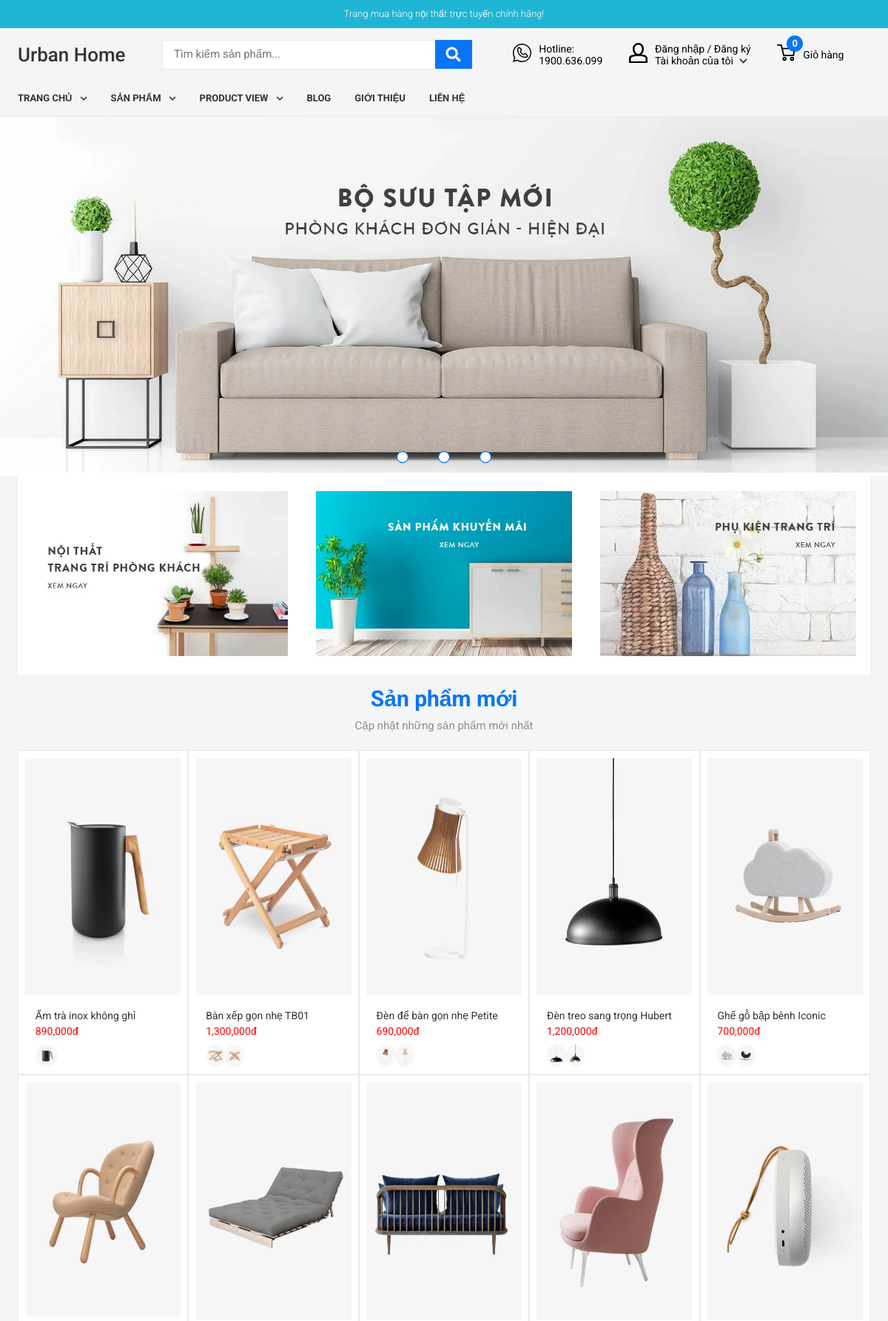
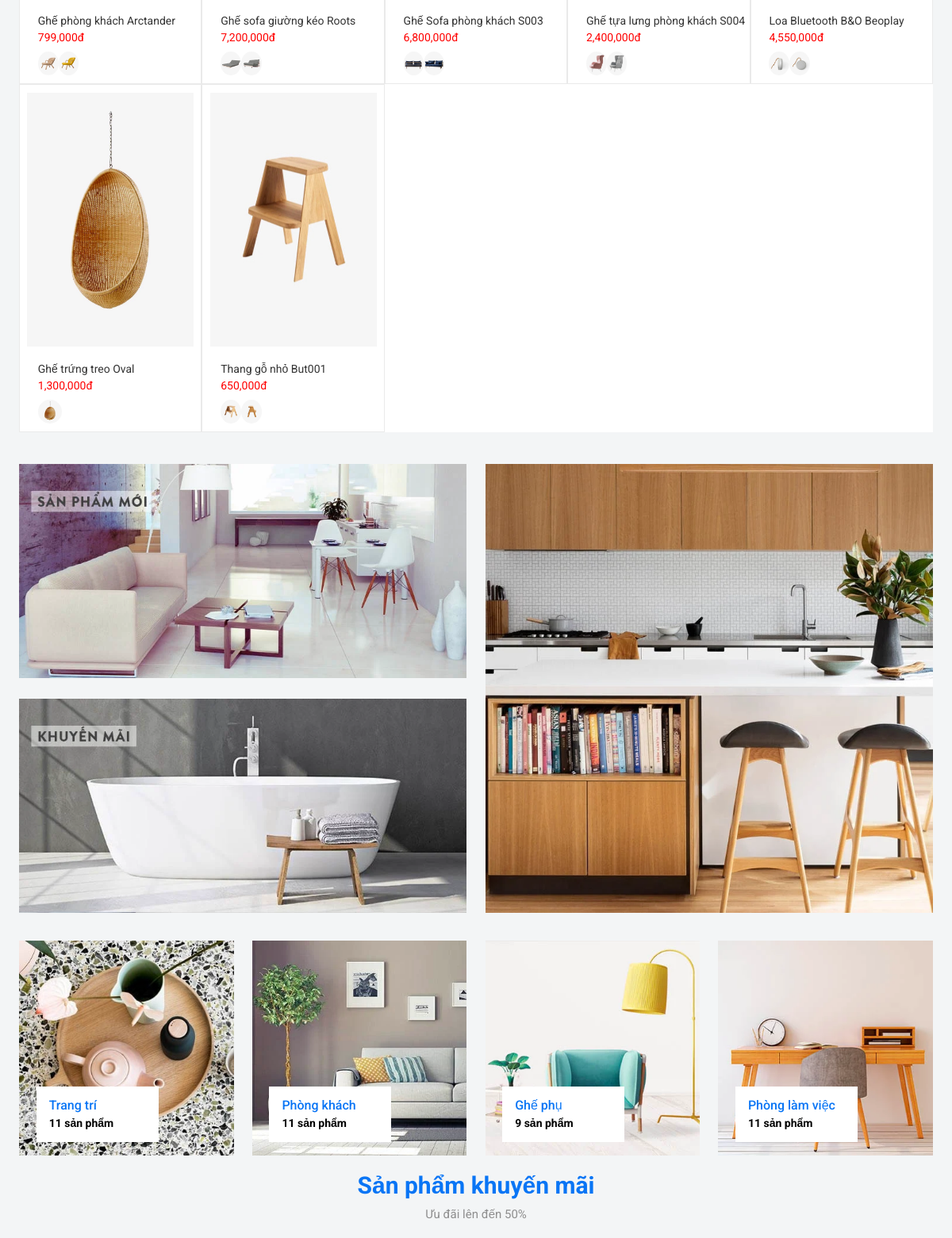
The page / (upper part) on the database its author committed (2 pictures, top to bottom).
### tables this page shows
CREATE TABLE `hinh_noithat` (
  `ma_hinh` int(11) NOT NULL,
  `ma_noi_that` int(11) NOT NULL,
  `hinh` varchar(300) NOT NULL
);

CREATE TABLE `noi_that` (
  `ma_noi_that` int(11) NOT NULL,
  `ma_loai` int(10) NOT NULL,
  `ten_noi_that` varchar(300) NOT NULL,
  `gia_noi_that` int(10) NOT NULL,
  `quantity` int(11) NOT NULL,
  `mo_ta` varchar(5000) NOT NULL
);

### index.php (the view, shortened to what this page needs)
<?php
require_once "./Database/db.php";
$sql = "select * from noi_that";
$result = mysqli_query($conn,$sql);
?>
<!DOCTYPE html>
<html lang="en">
<head>
    <link rel="stylesheet" href="https://cdnjs.cloudflare.com/ajax/libs/normalize/8.0.1/normalize.min.css">
    <link rel="stylesheet" href="https://cdnjs.cloudflare.com/ajax/libs/font-awesome/5.15.2/css/all.min.css">
    <link rel="stylesheet" href="./assets/css/main.css">
    <link rel="stylesheet" href="./assets/css/base.css">
</head>
<body>
<?php include("./assets/body__model/header.php"); ?>
        <div class="container">
<?php include("./assets/body__model/body-slide.php"); ?>
            <div class="container__body">
<?php include("./assets/body__model/body__banner-home.php"); ?>
                <div class="body__group-title-home">
                    <a href="#">
                        <h2>Sản phẩm mới</h2>
                    </a>
                    <p>Cập nhật những sản phẩm mới nhất</p>
                </div>
                <div class="body__product-list">
                    <?php
                    if($_GET) {
                    $id = $_GET['danhmuc'];
                    $test = "select * from noi_that where ma_loai = $id";
                    $restest = mysqli_query($conn,$test);
                    foreach($restest as $row) { ?>
                    <div class="body__product-list-content">
                        <div class="product-list-content-img">
                            <?php
                            $id_hinh =  $row['ma_noi_that'];
                            $hinh = "select * from hinh_noithat where ma_noi_that = $id_hinh";
                            $result2 = mysqli_query($conn,$hinh);
                            $id = 1;
                            foreach($result2 as $row_h) { ?>
                                <img width="386px" height="320px" class="reImg" id="reImgID<?php echo $id; ?>" src="<?php echo $row_h['hinh']; ?>">
                                <?php
                                $id++;
                            } ?>
                            <div class="search-center">
                                <a href="detail.php?id=<?php echo $row["ma_noi_that"];?>" title="Xem chi tiết">
                                        <i class="fas fa-search-plus"></i>
                                </a>
                            </div>
                        </div>
                        <div class="product-list-content-text">
                            <a href="detail.php?id=<?php echo $row['ma_noi_that']?>">
                                <p><?php echo $row['ten_noi_that'];?></p>
                            </a>
                            <p><?php echo number_format($row['gia_noi_that']);?>đ</p>
                            <div class="iconImg-hover" id="imgchange">
                            <?php foreach($result2 as $row_h) { ?>
                                <img id="reImg1ID1" src="<?php echo $row_h['hinh']; ?>" alt="">
                                    <?php } ?>
                            </div>
                        </div>
                    </div>
                    <?php } }else {
                        foreach($result as $row) { ?>
                    <div class="body__product-list-content">
                    <div class="product-list-content-img">
                            <?php
                            $id_hinh =  $row['ma_noi_that'];
                            $hinh = "select * from hinh_noithat where ma_noi_that = $id_hinh";
                            $result2 = mysqli_query($conn,$hinh);
                            $id = 1;
                            foreach($result2 as $row_h) { ?>
                                <img width="386px" height="320px" class="reImg" id="reImgID<?php echo $id; ?>" src="<?php echo $row_h['hinh']; ?>">
                                <?php
                                $id++;
                            } ?>
                        </div>
                        <div class="product-list-content-text">
                            <a href="detail.php?id=<?php echo $row["ma_noi_that"]?>">
                                <p><?php echo $row['ten_noi_that'];?></p>
                            </a>
                            <p><?php echo number_format($row['gia_noi_that']);?>đ</p>
                            <div class="iconImg-hover" id="imgchange">
                            <?php
                            $id_hinh =  $row['ma_noi_that'];
                            $hinh = "select * from hinh_noithat where ma_noi_that = $id_hinh";
                            $result2 = mysqli_query($conn,$hinh);
                            foreach($result2 as $row_h) { ?>
                                <img id="reImg1ID1" src="<?php echo $row_h['hinh']; ?>" alt="">
                                    <?php } ?>
                            </div>
                        </div>
                    </div>
                    <?php } } ?>
                </div>
                <?php include("./assets/body__model/body__banner-home2.php"); ?>
                <div class="body__group-title-home">
                    <a href="#">
                        <h2>Sản phẩm khuyến mãi</h2>
                    </a>
                    <p>Ưu đãi lên đến 50%</p>
                </div>
            </div>
        </div>
        <?php include("./assets/body__model/footer.php"); ?>
</body>
</html>

### assets/css/main.css (style rules this page uses)
a { text-decoration: none; color: var(--black-color); }
.container { background-color: #F3F5F6; }
.container__body { width: 75%; margin: 0 auto; }
.container__body .body__group-title-home { text-align: center; margin: 25px 0; }
.container__body .body__group-title-home a { text-decoration: none; font-size: 2rem; color: var(--main-color); }
.container__body .body__group-title-home a h2 { margin-bottom: 2rem; }
.container__body .body__group-title-home p { color: #8E8E8E; font-size: 1.5rem; }
.container__body .body__product-list { width: 100%; background-color: white; display: flex; flex-wrap: wrap; }
.iconImg-hover { padding-top: 1rem; width: 25%; display: flex; justify-content: space-between; }
.iconImg-hover img { border-radius: 50%; width: 30px; height: 30px; cursor: pointer; }
.body__product-list-content { width: 20%; border: 1px solid #EAEAEA; padding-bottom: 1rem; }
.product-list-content-img { display: flex; justify-content: center; align-items: center; padding: 1rem 0; position: relative; }
.product-list-content-img img { width: 92%; }
.body__product-list-content .product-list-content-text { padding-left: 10%; margin-top: 1rem; }
.body__product-list-content .product-list-content-text a { text-decoration: none; color: var(--text-color); font-size: 1.4rem; }
.body__product-list-content .product-list-content-text p:nth-child(2) { color: red; margin-top: 0.5rem; font-size: 1.4rem; }
@media only screen and (min-width: 1200px) and (max-width: 1722px) { .container__body { width: 90%; } }
@media only screen and (min-width: 992px) and (max-width: 1200px) { .container__body { width: 96%; } }

### assets/css/base.css (style rules this page uses)
:root { --white-color: #fff; --black-color: #000; --main-color: #0975F5; --text-color: #333; }
* { box-sizing: inherit; margin: 0; padding: 0; }
html { font-size: 62.5%; line-height: 1.6rem; font-family: 'Roboto', sans-serif; box-sizing: border-box; }

### rows shown on the page
noi_that: ten_noi_that "Ấm trà inox không ghỉ", gia_noi_that "890,000"
hinh_noithat: hinh (picture)
noi_that: ten_noi_that "Bàn xếp gọn nhẹ TB01", gia_noi_that "1,300,000"
hinh_noithat: hinh (picture)
hinh_noithat: hinh (picture)
noi_that: ten_noi_that "Đèn để bàn gọn nhẹ Petite", gia_noi_that "690,000"
hinh_noithat: hinh (picture)
hinh_noithat: hinh (picture)
noi_that: ten_noi_that "Đèn treo sang trọng Hubert", gia_noi_that "1,200,000"
hinh_noithat: hinh (picture)
hinh_noithat: hinh (picture)
noi_that: ten_noi_that "Ghế gỗ bập bênh Iconic", gia_noi_that "700,000"
hinh_noithat: hinh (picture)
hinh_noithat: hinh (picture)
noi_that: ten_noi_that "Ghế phòng khách Arctander", gia_noi_that "799,000"
hinh_noithat: hinh (picture)
hinh_noithat: hinh (picture)
noi_that: ten_noi_that "Ghế sofa giường kéo Roots", gia_noi_that "7,200,000"
hinh_noithat: hinh (picture)
hinh_noithat: hinh (picture)
noi_that: ten_noi_that "Ghế Sofa phòng khách S003", gia_noi_that "6,800,000"
hinh_noithat: hinh (picture)
hinh_noithat: hinh (picture)
noi_that: ten_noi_that "Ghế tựa lưng phòng khách S004", gia_noi_that "2,400,000"
hinh_noithat: hinh (picture)
hinh_noithat: hinh (picture)
noi_that: ten_noi_that "Loa Bluetooth B&O Beoplay", gia_noi_that "4,550,000"
hinh_noithat: hinh (picture)
hinh_noithat: hinh (picture)
noi_that: ten_noi_that "Ghế trứng treo Oval", gia_noi_that "1,300,000"
hinh_noithat: hinh (picture)
noi_that: ten_noi_that "Thang gỗ nhỏ But001", gia_noi_that "650,000"
hinh_noithat: hinh (picture)
hinh_noithat: hinh (picture)

### other values the page prints
$numinC "0"
